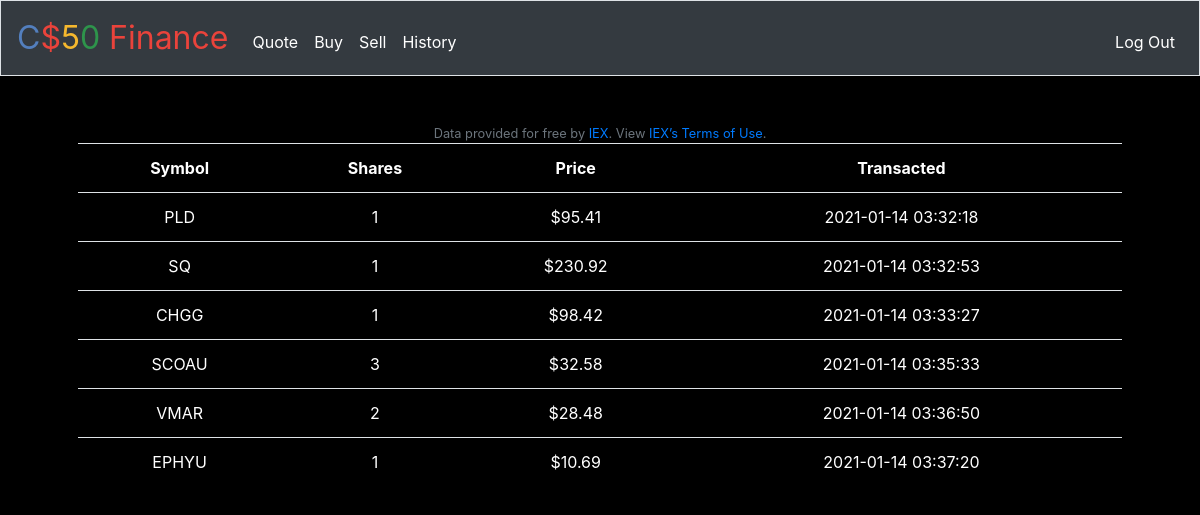
The page /history (signed in) on the database its author committed.
### tables this page shows
CREATE TABLE transactions (user_id INTEGER NOT NULL, symbol TEXT NOT NULL, amount INTEGER NOT NULL, datetime TEXT NOT NULL, cost FLOAT, FOREIGN KEY(user_id) REFERENCES users(id) );

### application.py (the view)
@app.route("/history")
@login_required
def history():
    rows = db.execute("SELECT * FROM transactions WHERE user_id = :user_id", user_id=session["user_id"])
    for row in rows:
        row["price"] = usd(row["cost"])
    return render_template("history.html", rows=rows)

### application.py (called while the page is built)
@app.after_request
def after_request(response):
    response.headers["Cache-Control"] = "no-cache, no-store, must-revalidate"
    response.headers["Expires"] = 0
    response.headers["Pragma"] = "no-cache"
    return response

### helpers.py (called while the page is built)
def login_required(f):
    @wraps(f)
    def decorated_function(*args, **kwargs):
        if session.get("user_id") is None:
            return redirect("/login")
        return f(*args, **kwargs)
    return decorated_function

def usd(value):
    return f"${value:,.2f}"

### templates/history.html (shortened to what this page needs)
{% extends "layout.html" %}
{% block main %}
    <table class="table">
        <tr>
            <th>Symbol</th>
            <th>Shares</th>
            <th>Price</th>
            <th>Transacted</th>
        </tr>
        {% for row in rows %}
            <tr>
                <td>{{ row["symbol"] }}</td>
                <td>{{ row["amount"] }}</td>
                <td>{{ row["price"] }}</td>
                <td>{{ row["datetime"] }}</td>
            </tr>
        {% endfor %}
{% endblock %}

### templates/layout.html (shortened to what this page needs)
<!DOCTYPE html>
<html lang="en">
    <head>
        <link href="https://maxcdn.bootstrapcdn.com/bootstrap/4.1.3/css/bootstrap.min.css" rel="stylesheet">
        <link href="/static/styles.css" rel="stylesheet">
    </head>
    <body class="index">
        <nav class="navbar navbar-expand-md navbar-light bg-dark border">
            <a class="navbar-brand" href="/"><span class="blue">C</span><span class="red">$</span><span class="yellow">5</span><span class="green">0</span> <span class="red">Finance</span></a>
            <div class="collapse navbar-collapse" id="navbar">
                {% if session.user_id %}
                    <ul class="navbar-nav mr-auto mt-2">
                        <li class="nav-item"><a class="nav-link" href="/quote">Quote</a></li>
                        <li class="nav-item"><a class="nav-link" href="/buy">Buy</a></li>
                        <li class="nav-item"><a class="nav-link" href="/sell">Sell</a></li>
                        <li class="nav-item"><a class="nav-link" href="/history">History</a></li>
                    </ul>
                    <ul class="navbar-nav ml-auto mt-2">
                        <li class="nav-item"><a class="nav-link" href="/logout">Log Out</a></li>
                    </ul>
                {% else %}
                    <ul class="navbar-nav ml-auto mt-2">
                        <li class="nav-item"><a style="color: white;" class="nav-link" href="/register">Register</a></li>
                        <li class="nav-item"><a class="nav-link" href="/login">Log In</a></li>
                    </ul>
                {% endif %}
            </div>
        </nav>
        <main class="container p-5">
            {% block main %}{% endblock %}
        </main>
        <footer class="small text-center text-muted">
            Data provided for free by <a href="https://iextrading.com/developer">IEX</a>. View <a href="https://iextrading.com/api-exhibit-a/">IEX’s Terms of Use</a>.
        </footer>
    </body>
</html>

### static/styles.css (style rules this page uses)
nav .navbar-brand { font-size: xx-large; }
nav .navbar-brand .blue { color: #537fbe; }
nav .navbar-brand .red { color: #ea433b; }
nav .navbar-brand .yellow { color: #f5b82e; }
nav .navbar-brand .green { color: #2e944b; }
main { overflow-x: auto; text-align: center; }
.table { margin-left: auto; margin-right: auto; border: 1px solid black; color: white; }
.index { background-color: black; color: white; }
nav .navbar-nav li a { color: white !important; }

### rows shown on the page
transactions: symbol "PLD", amount "1", price "$95.41", datetime "2021-01-14 03:32:18"
transactions: symbol "SQ", amount "1", price "$230.92", datetime "2021-01-14 03:32:53"
transactions: symbol "CHGG", amount "1", price "$98.42", datetime "2021-01-14 03:33:27"
transactions: symbol "SCOAU", amount "3", price "$32.58", datetime "2021-01-14 03:35:33"
transactions: symbol "VMAR", amount "2", price "$28.48", datetime "2021-01-14 03:36:50"
transactions: symbol "EPHYU", amount "1", price "$10.69", datetime "2021-01-14 03:37:20"
